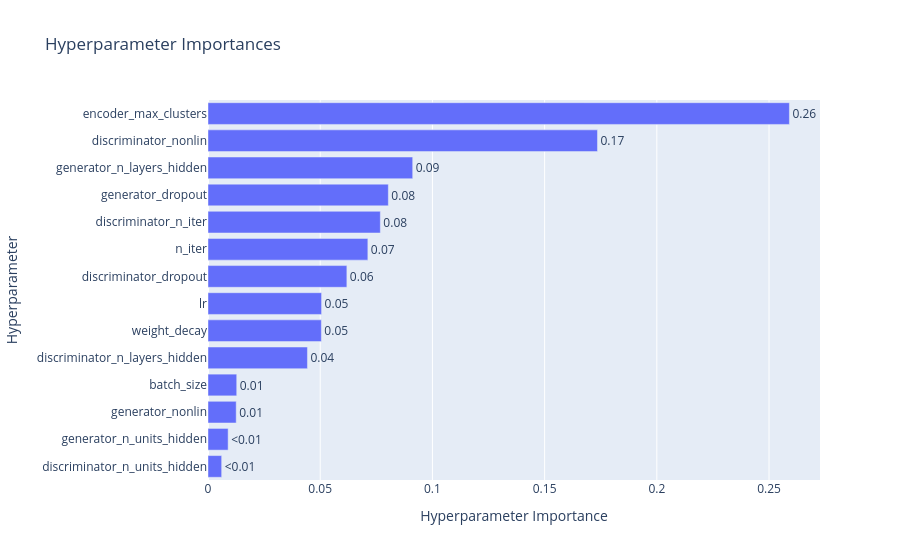

The cell this chart's notebook holds for it:
### Code cell
plot_param_importances(study)

### Figure 1 — Plotly figure (JSON) as saved in the notebook; plotly's stock layout.template omitted (floating-point values rounded to 4 significant figures)
{"data": [{"cliponaxis": false, "hovertemplate": ["discriminator_n_units_hidden (IntDistribution): 0.006090752380621785<extra></extra>", "generator_n_units_hidden (IntDistribution): 0.008972368859130005<extra></extra>", "generator_nonlin (CategoricalDistribution): 0.012569223509365651<extra></extra>", "batch_size (CategoricalDistribution): 0.012802184317449124<extra></extra>", "discriminator_n_layers_hidden (IntDistribution): 0.04431732226219054<extra></extra>", "weight_decay (CategoricalDistribution): 0.05051989736626566<extra></extra>", "lr (CategoricalDistribution): 0.05060998596641233<extra></extra>", "discriminator_dropout (FloatDistribution): 0.06188180692974683<extra></extra>", "n_iter (IntDistribution): 0.07123415517125746<extra></extra>", "discriminator_n_iter (IntDistribution): 0.0767978400949601<extra></extra>", "generator_dropout (FloatDistribution): 0.08035805951715388<extra></extra>", "generator_n_layers_hidden (IntDistribution): 0.09121663579515588<extra></extra>", "discriminator_nonlin (CategoricalDistribution): 0.1735538269083307<extra></extra>", "encoder_max_clusters (IntDistribution): 0.25907594092196<extra></extra>"], "name": "Objective Value", "orientation": "h", "text": ["<0.01", "<0.01", "0.01", "0.01", "0.04", "0.05", "0.05", "0.06", "0.07", "0.08", "0.08", "0.09", "0.17", "0.26"], "textposition": "outside", "type": "bar", "x": [0.006091, 0.008972, 0.01257, 0.0128, 0.04432, 0.05052, 0.05061, 0.06188, 0.07123, 0.0768, 0.08036, 0.09122, 0.1736, 0.2591], "y": ["discriminator_n_units_hidden", "generator_n_units_hidden", "generator_nonlin", "batch_size", "discriminator_n_layers_hidden", "weight_decay", "lr", "discriminator_dropout", "n_iter", "discriminator_n_iter", "generator_dropout", "generator_n_layers_hidden", "discriminator_nonlin", "encoder_max_clusters"]}], "layout": {"title": {"text": "Hyperparameter Importances"}, "xaxis": {"title": {"text": "Hyperparameter Importance"}}, "yaxis": {"title": {"text": "Hyperparameter"}}}}
